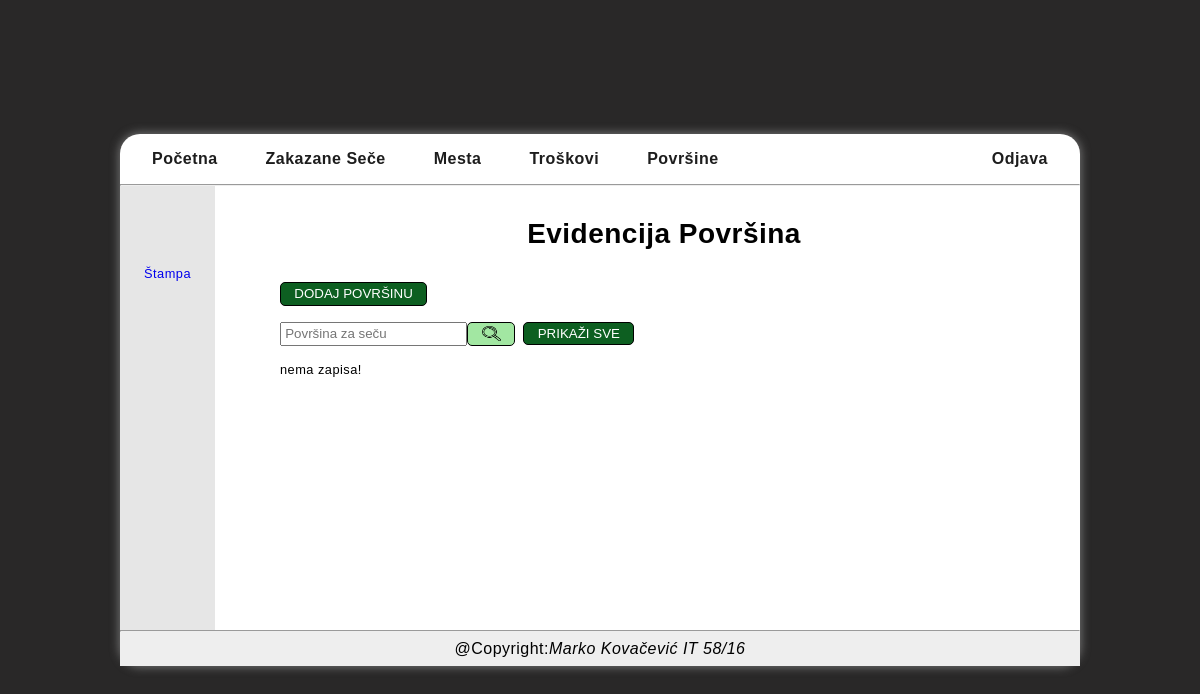
The page /FrontEnd/src/Stranice/Povrsina/povrsinaAdmin.php (signed in) on the database as committed earlier.
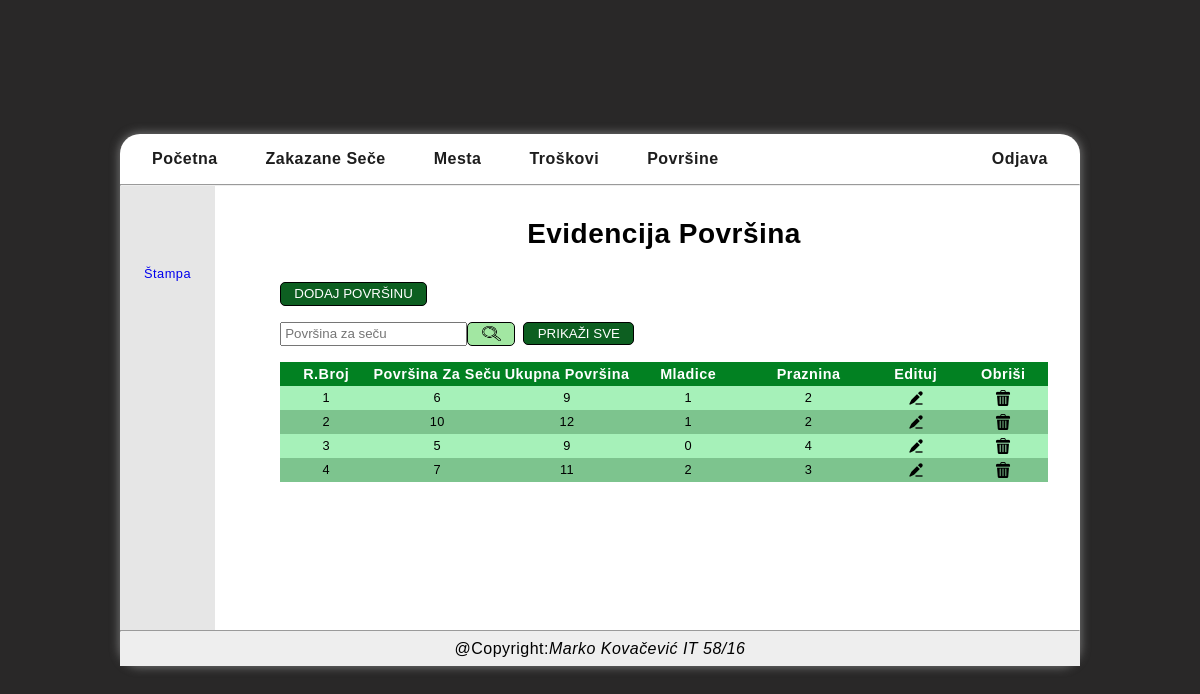
The same page on the database as committed later.
### tables this page shows
create table `POVRSINA`
(
    povrsinaID      int not null AUTO_INCREMENT PRIMARY KEY,
    povrsinaZaSecu  FLOAT not null,
    ukupnaPovrsina  FLOAT not null,
    mladice         FLOAT not null,
    praznina        FLOAT not null
);

### BackEnd/Klase/BaznaKonekcija.php (called while the page is built, shortened)
<?php
class Konekcija{
public $KompletanNazivBazePodataka;
public $VerzijaMySQLNaredbi;
private $korisnik;
private $sifra;
private $host;
private function UcitajVerzijuMYSQLNaredbi(){
    $VerzijaPHP = phpversion();
    if($VerzijaPHP<'7.0.0'){
        $this->VerzijaMySQLNaredbi="mysql";
    }else {
        $this->VerzijaMySQLNaredbi="mysqli";
    }
}
private function UcitajParamKonekcije($PutanjaNazivFajlaXMLParametriKonekcije){
    $xml=simplexml_load_file($PutanjaNazivFajlaXMLParametriKonekcije) or die("Greska: ne postoji fajl BazniParamKonekcije.xml");
    $this->host=$xml->host;
    $this->korisnik=$xml->korisnik;
    $this->sifra=$xml->sifra;
    $this->prefiks_baze_podataka = $xml->prefiks_baze_podataka;
    $this->naziv_baze_podataka = $xml->naziv_baze_podataka;
    $this->KompletanNazivBazePodataka = $this->prefiks_baze_podataka.$this->naziv_baze_podataka;
}
public function connect(){
    if($this->VerzijaMySQLNaredbi=="mysqli"){
        $this->konekcijaDB = mysqli_connect($this->host, $this->korisnik, $this->sifra, $this->KompletanNazivBazePodataka);
    }else{
        $this->konekcijaMYSQL = mysql_connect($this->host, $this->korisnik, $this->sifra);
        $this->konekcijaDB = mysql_select_db($this->KompletanNazivBazePodataka, $this->konekcijaMYSQL);
    }
 }
}
?>

### BackEnd/Klase/BaznaTabela.php (called while the page is built, shortened)
<?php
 class Tabela{
 public $OtvorenaKonekcija;
 public $TipMYSQL;
 public $ListaZapisa;
 public function __construct($NovaOtvorenaKonekcija, $NoviNazivTabele) {
        $this->OtvorenaKonekcija = $NovaOtvorenaKonekcija;
        $this->TipMYSQL = $NovaOtvorenaKonekcija->VerzijaMySQLNaredbi;
 }
    public function UcitajSvePoUpitu($Upit)
    {
        if($this->TipMYSQL=="mysqli"){
            $this->Kolekcija = mysqli_query($this->OtvorenaKonekcija->konekcijaDB, $Upit);
            $this->BrojZapisa = mysqli_num_rows($this->Kolekcija);
        }
        else{
            $this->Kolekcija = mysql_query($Upit);
            $this->BrojZapisa = mysql_num_rows($this->Kolekcija);
        }
    }
    public function PrebaciKolekcijuUListu($Kolekcija)
    {
        $ListaZapisa = array();
        if($this->TipMYSQL=="mysqli")
        {
            while($RedZapisa = mysqli_fetch_array($Kolekcija, MYSQLI_NUM))
            {
                $this->ListaZapisa[] = $RedZapisa;
            }
        }
        else{
            while($RedZapisa = mysql_fetch_array($Kolekcija, MYSQLI_NUM))
            {
                $this->ListaZapisa[] = $RedZapisa;
            }
        }
      return $ListaZapisa;
    }
    public function DajVrednostPoRednomBrojuZapisaPoRBPolja($Kolekcija, $RBZapisa, $RBPolja)
    {
        if($this->TipMYSQL=="mysqli")
        {
            $RedZapisa = $this->ListaZapisa[$RBZapisa];
            $Vrednost = $RedZapisa [$RBPolja];
        }
        else{
            $Vrednost = mysql_result($Kolekcija, $RBZapisa, $RBPolja);
        }
      return $Vrednost;
    }
 }
?>

### BackEnd/Klase/DBPovrsina.php (called while the page is built, shortened)
<?php
class DBPovrsina extends Tabela
{
    public function DajSvePodatkeOPovrsiniZaSecu($filterParametar){
        if(isset($filterParametar)){
            $upit="select * from `".$this->NazivBazePodataka."`.`POVRSINA` where `povrsinaZaSecu`='".$filterParametar."'";
        }else{
            $upit="select * from `".$this->NazivBazePodataka."`.`POVRSINA`";
        }
        $this->UcitajSvePoUpitu($upit);
    }
}
?>

### FrontEnd/src/Stranice/Povrsina/povrsinaAdmin.php (the view, shortened to what the changed rows need)
<?php
    require $_SERVER['DOCUMENT_ROOT'] . "/SECA-SUMA/BackEnd/Klase/BaznaKonekcija.php";
       $ovlascenje=$_SESSION["ovlascenje"];
    require $_SERVER['DOCUMENT_ROOT'] . "/SECA-SUMA/BackEnd/Klase/BaznaTabela.php";
    $KonekcijaObject = new Konekcija($_SERVER['DOCUMENT_ROOT'] . '/SECA-SUMA/BackEnd/Klase/BazniParamKonekcije.xml');
    $KonekcijaObject->connect();
    if($KonekcijaObject->konekcijaDB){
        require $_SERVER['DOCUMENT_ROOT'] . "/SECA-SUMA/BackEnd/Klase/DBPovrsina.php";
        $PovrsinaObject = new DBPovrsina($KonekcijaObject,"Povrsina");
        if(isset($_GET['filtriraj'])){
            $filter=$_GET['filter'];
            $PovrsinaObject->DajSvePodatkeOPovrsiniZaSecu($filter);
        }else{
            $filter=null;
            $PovrsinaObject->DajSvePodatkeOPovrsiniZaSecu($filter);
        }
    }else{
        echo"Neuspesna konekcija";
    }
?>
<!DOCTYPE html>
<html lang="sr" class="html">
<head>
    <link href="/SECA-SUMA/style.css" type="text/css" rel="stylesheet">
    <link href="povrsina.css" type="text/css" rel="stylesheet">
</head>
<body class="glavniKontejner seca body">
    <?php require $_SERVER['DOCUMENT_ROOT'] . "/SECA-SUMA/FrontEnd/src/Delovi/Header/headerAdmin.php"?>
  <section class="index">
  <div class="sadrzajAside">
            <aside class="leviMeni">
                <?php require $_SERVER['DOCUMENT_ROOT'] . "/SECA-SUMA/FrontEnd/src/Delovi/LeviMeni/leviMeni.php"?>
            </aside>
</div>
<div class="seca__sadrzaj seca">
    <div class="seca__h1Wrap">
        <h1 class="seca__h1">Evidencija Površina</h1>
    </div>
        <div class="seca__optionsWrap">
        </div>
        <?php
            if ($PovrsinaObject->BrojZapisa==0)
            {
                echo "nema zapisa!";
            }
        else
            {
               echo' <table class="table seca__table">';
               echo' <thead class="seca__thead">';
               echo'     <tr class="seca__headTr">';
               echo'         <th>R.Broj</th>';
               echo'         <th>Površina Za Seču</th>';
               echo'         <th>Ukupna Površina</th>';
               echo'         <th>Mladice</th>';
               echo'         <th>Praznina</th>';
               if($ovlascenje === "admin"){
               echo'         <th>Edituj</th>';
               echo'         <th>Obriši</th>';
               }
               echo'     </tr>';
               echo' </thead>';
               echo'<tbody class="seca__tableBody">';
               for($RBZapisa = 0; $RBZapisa < $PovrsinaObject->BrojZapisa; $RBZapisa++){
                $Rbroj = $RBZapisa + 1;
                $povrsinaID=$PovrsinaObject->DajVrednostPoRednomBrojuZapisaPoRBPolja($PovrsinaObject->Kolekcija, $RBZapisa,0);
                $povrsinaZaSecu=$PovrsinaObject->DajVrednostPoRednomBrojuZapisaPoRBPolja($PovrsinaObject->Kolekcija, $RBZapisa,1);
                $ukupnaPovrsina=$PovrsinaObject->DajVrednostPoRednomBrojuZapisaPoRBPolja($PovrsinaObject->Kolekcija, $RBZapisa,2);
                $mladice=$PovrsinaObject->DajVrednostPoRednomBrojuZapisaPoRBPolja($PovrsinaObject->Kolekcija, $RBZapisa,3);
                $praznina=$PovrsinaObject->DajVrednostPoRednomBrojuZapisaPoRBPolja($PovrsinaObject->Kolekcija, $RBZapisa,4);
                echo'<tr>';
                echo'<td>' .$Rbroj.'</td>';
                echo'<td>' .$povrsinaZaSecu. '</td>';
                echo'<td>' .$ukupnaPovrsina. '</td>';
                echo'<td>' .$praznina. '</td>';
                echo'<td>' .$mladice. '</td>';
                if($ovlascenje === "admin"){
                echo'<td><form action="/SECA-SUMA/FrontEnd/src/Modali/Izmena/editovanjePovrsina.php" class="otvaranjeEditFormeBtn" method="POST"><input type="hidden" name="povrsinaID" value='.$povrsinaID.'><input class="input-slika" type="image" src="/SECA-SUMA/FrontEnd/Assets/edit-text.png" name="EditujSecu"></form></td>';
                echo'<td><form action="/SECA-SUMA/FrontEnd/src/Modali/Brisanje/povrsinaObrisi.php" method="POST"><input type="hidden" name="povrsinaID" value='.$povrsinaID.'><input class="input-slika" type="image"src="/SECA-SUMA/FrontEnd/Assets/trash-can.png" name="ObrisiSecu"></form></td>';
                }
                echo'</tr>';
               }
            }
        ?>
        </tbody>
    </table>
</div>
</section>
<div class="seca__formDodajOtvori"><?php include $_SERVER['DOCUMENT_ROOT'] . "/SECA-SUMA/FrontEnd/src/Modali/DodajNovo/povrsina__dodajNovo.php"?></div>
    <footer><?php require $_SERVER['DOCUMENT_ROOT'] . "/SECA-SUMA/FrontEnd/src/Delovi/Footer/footer.php"?></footer>
</body>
</html>

Rows that differ between the two databases and show on the page:
added povrsina: Rbroj "1", povrsinaZaSecu "6", ukupnaPovrsina "9", praznina "1", mladice "2"
added povrsina: Rbroj "2", povrsinaZaSecu "10", ukupnaPovrsina "12", praznina "1", mladice "2"
added povrsina: Rbroj "3", povrsinaZaSecu "5", ukupnaPovrsina "9", praznina "0", mladice "4"
added povrsina: Rbroj "4", povrsinaZaSecu "7", ukupnaPovrsina "11", praznina "2", mladice "3"
Other text that changed with them:
text no longer shown: "nema zapisa!"
text now shown: "R.Broj Površina Za Seču Ukupna Površina Mladice Praznina Edituj Obriši"
